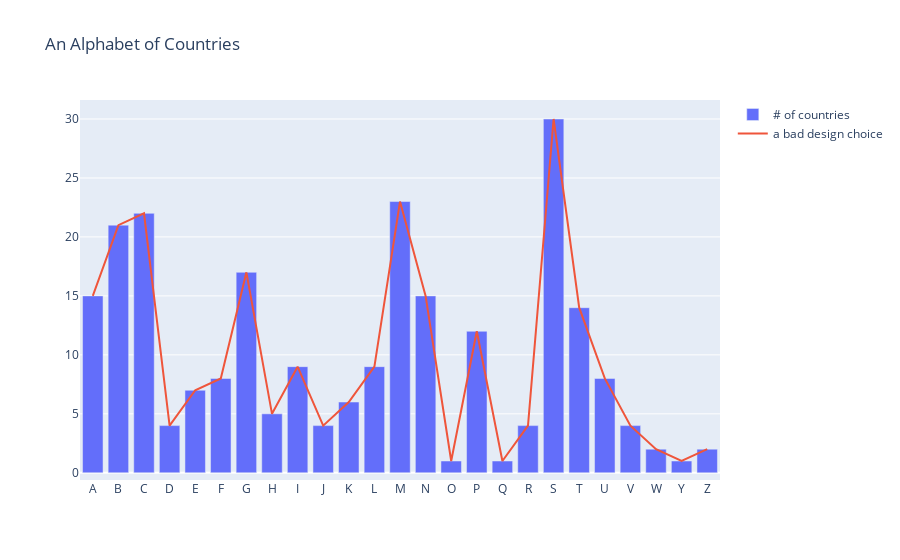

Notebook code for this chart:
### Markdown cell above
## EXERCISE

*Countries By Letter Of The Alphabet*

- Use the countries dataset to make a bar graph showing how many countries start with each letter of the alphabet
- The `.str` method of `pandas` will come in handy here
- Once you have something, click and drag, have fun with it. You've earned it!


- Bonus: can you add a **line** on top of the bars?

### Code cell
# Solution

# New column for first letter of country
countries['letter'] = countries.country.str[0]
# Count the countries per letter
countries_by_letter = countries.groupby('letter', as_index=False).country.count()

# Create the figure
fig = go.Figure(
    data=[
        go.Bar(
            x=countries_by_letter.letter,
            y=countries_by_letter.country,
            name="# of countries"
        ),
        go.Scatter(
            x=countries_by_letter.letter,
            y=countries_by_letter.country,
            name="a bad design choice",
        )
    ],
    layout=go.Layout(
        title="An Alphabet of Countries"
    )
)
fig

### Figure 1 — Plotly figure (JSON) as saved in the notebook; plotly's stock layout.template omitted (floating-point values rounded to 4 significant figures)
{"data": [{"name": "# of countries", "type": "bar", "x": ["A", "B", "C", "D", "E", "F", "G", "H", "I", "J", "K", "L", "M", "N", "O", "P", "Q", "R", "S", "T", "U", "V", "W", "Y", "Z"], "y": [15, 21, 22, 4, 7, 8, 17, 5, 9, 4, 6, 9, 23, 15, 1, 12, 1, 4, 30, 14, 8, 4, 2, 1, 2]}, {"name": "a bad design choice", "type": "scatter", "x": ["A", "B", "C", "D", "E", "F", "G", "H", "I", "J", "K", "L", "M", "N", "O", "P", "Q", "R", "S", "T", "U", "V", "W", "Y", "Z"], "y": [15, 21, 22, 4, 7, 8, 17, 5, 9, 4, 6, 9, 23, 15, 1, 12, 1, 4, 30, 14, 8, 4, 2, 1, 2]}], "layout": {"title": {"text": "An Alphabet of Countries"}}}
